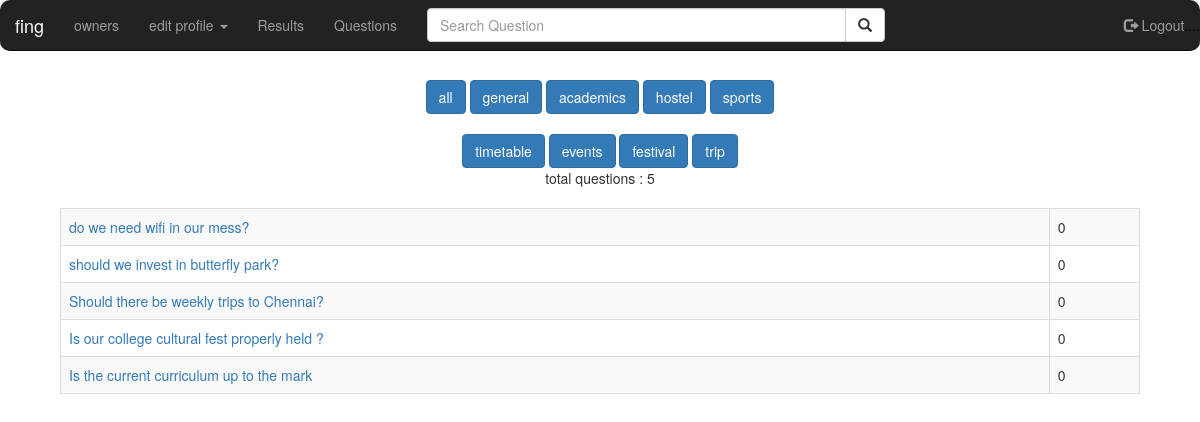
The app's page /results/general/ (signed in) with its own data.
### mysite/models.py (models this page shows, shortened)
class QuestionTable(models.Model):
    question_text = models.CharField(max_length=100, blank=False)
    question_text_undrscr= models.CharField(max_length=100, blank=False)
    gender = models.CharField(max_length=1, choices=(('M','Male'),('F','Female'),('A','All')), blank=False, default='A')
    category = models.CharField(max_length=20, choices=(('ACADEMICS', 'ACADEMICS'), ('HOSTEL', 'HOSTEL'),('SPORTS','SPORTS'),('TIMETABLE','TIMETABLE'),('EVENTS','EVENTS'),('FESTIVAL','FESTIVAL'),('TRIP','TRIP'),('GENERAL','GENERAL')), default='GENERAL')
    yes_vote = models.PositiveIntegerField(default=0)
    no_vote =  models.PositiveIntegerField(default=0)
    dontcare_vote = models.PositiveIntegerField(default=0)
    confused_vote = models.PositiveIntegerField(default=0)
    dead_line = models.DateField()

### mysite/views.py (the view)
# urls.py: url(r'^results/general/$', result_general, name="general2"),
def result_general(request):
    if not request.user.is_authenticated():
        return redirect('/')
    g = UserProfileModel.objects.get(user=request.user).gender
    if g =="A":
       all_questions = QuestionTable.objects.filter(gender='A', category='GENERAL', dead_line__lt=timezone.now())
    else:
        all_questions = QuestionTable.objects.filter(gender='A', category='GENERAL', dead_line__lt=timezone.now())
        all_questions2= QuestionTable.objects.filter(gender=g, category='GENERAL', dead_line__lt=timezone.now())
    c = all_questions.count()+all_questions2.count()
    return render(request, 'mysite/question/all2.html',{'c':c,'all_questions': all_questions, 'all_questions2': all_questions2, })

### mysite/templates/mysite/question/all2.html (shortened to what this page needs)
<!DOCTYPE html>
<head>
{% load staticfiles %}
  <link rel="stylesheet" href="https://maxcdn.bootstrapcdn.com/bootstrap/3.3.7/css/bootstrap.min.css">
<link rel="stylesheet" type="text/css" href="{% static 'mysite' %}">
</head>
<body background="color:rgb(0,0,0)">
<nav class="navbar navbar-inverse navbar-fixed-top">
    <div class="contaner-fluid">
        <div class="navbar-header">
            <a class="navbar-brand active" href="{% url 'home' %}">fing</a>
        </div>
        <div class="collapse navbar-collapse" id="topNavBar">
            <ul class="nav navbar-nav">
                <li><a href="{% url 'owners' %}">owners</a></li>
                <li class="dropdown">
                  <a class="dropdown-toggle" data-toggle="dropdown" href="#">edit profile <span class="caret"></span></a>
                </li>
                <li><a href="{% url 'results' %}">Results</a></li>
                <li><a href="{% url 'questions' %}">Questions</a></li>
            </ul>
            <form class="navbar-form navbar-left">
                <div class="input-group">
                    <input type="text" id = "filt" class="form-control" placeholder="Search Question" size="50" onkeyup="search()">
                    <div class="input-group-btn">
                      <button class="btn btn-default" type="submit">
                        <i class="glyphicon glyphicon-search"></i>
                      </button>
                    </div>
                </div>
            </form>
            <ul class="nav navbar-nav navbar-right">
                <li><a href="{% url 'logout' %}"><span class="glyphicon glyphicon-log-out"></span> Logout<span style="color:black">....</span></a></li>
            </ul>
        </div>
    </div>
</nav>
<center>
    <br><br><br><br>
            <div class="btn-group">
                <a href="{% url 'results' %}"><button type="button" class="btn btn-primary">all</button></a>
                <a href="{% url 'general2' %}"><button type="button" class="btn btn-primary">general</button></a>
                <a href="{% url 'academics2' %}"><button type="button" class="btn btn-primary">academics</button></a>
                <a href="{% url 'hostel2' %}"><button type="button" class="btn btn-primary">hostel</button></a>
                    <a href="{% url 'sports2' %}"><button type="button" class="btn btn-primary">sports</button></a><br><br>
                    <a href="{% url 'timetable2' %}"><button type="button" class="btn btn-primary">timetable</button></a>
                <a href="{% url 'events2' %}"><button type="button" class="btn btn-primary">events</button></a>
                <a href="{% url 'festival2' %}"><button type="button" class="btn btn-primary">festival</button></a>
                    <a href="{% url 'trip2' %}"><button type="button" class="btn btn-primary">trip</button></a>
            </div>
    <div class="table-responsive">
        <table style="width:90%;padding:10px;" class="table table-striped table-bordered table-hover" id="ta">
        <h3>    {% for q in all_questions %}
                <tr>
                <td><a href="/results/{{q.id}}/">{{ q.question_text }}</a></td>
                    <td>0</td>
                </tr>
            {% endfor %}
        {% for q1 in all_questions2 %}
                <tr>
                <td><a href="/results/{{q1.id}}/">{{ q1.question_text }}</a></td>
                    <td>0</td>
                </tr>
            {% endfor %}
        </h3>
    </table>
    </div>
    </center>
</body>
</html>

### mysite/templates/mysite/question/all2.html (style rules this page uses)
table, td, tr, th { border:1px solid black; border-collapse:collapse; padding:10px }
.navbar, navbar-inverse { border-radius:10px; }
#ta { border-radius:10px; }

### records on screen
QuestionTable: question_text "do we need wifi in our mess?"
QuestionTable: question_text "should we invest in butterfly park?"
QuestionTable: question_text "Should there be weekly trips to Chennai?"
QuestionTable: question_text "Is our college cultural fest properly held ?"
QuestionTable: question_text "Is the current curriculum up to the mark"
